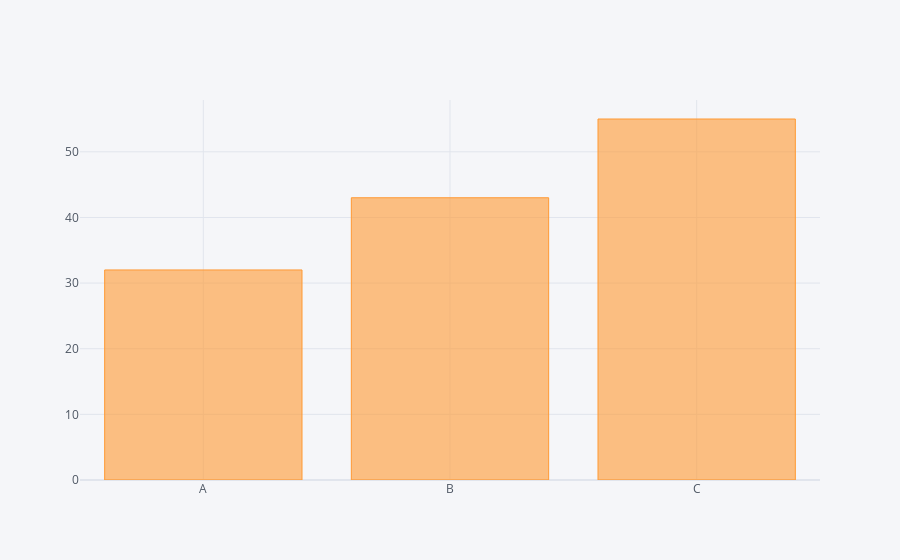

The cell this chart's notebook holds for it:
### Code cell
df2.iplot(kind='bar', x='Category', y='Values')

### Figure 1 — Plotly figure (JSON) as saved in the notebook; plotly's stock layout.template omitted (floating-point values rounded to 4 significant figures)
{"data": [{"marker": {"color": "rgba(255, 153, 51, 0.6)", "line": {"color": "rgba(255, 153, 51, 1.0)", "width": 1}}, "name": "Values", "orientation": "v", "text": "", "type": "bar", "x": ["A", "B", "C"], "y": [32, 43, 55]}], "layout": {"legend": {"bgcolor": "#F5F6F9", "font": {"color": "#4D5663"}}, "paper_bgcolor": "#F5F6F9", "plot_bgcolor": "#F5F6F9", "title": {"font": {"color": "#4D5663"}}, "xaxis": {"gridcolor": "#E1E5ED", "showgrid": true, "tickfont": {"color": "#4D5663"}, "title": {"font": {"color": "#4D5663"}, "text": ""}, "zerolinecolor": "#E1E5ED"}, "yaxis": {"gridcolor": "#E1E5ED", "showgrid": true, "tickfont": {"color": "#4D5663"}, "title": {"font": {"color": "#4D5663"}, "text": ""}, "zerolinecolor": "#E1E5ED"}}}
